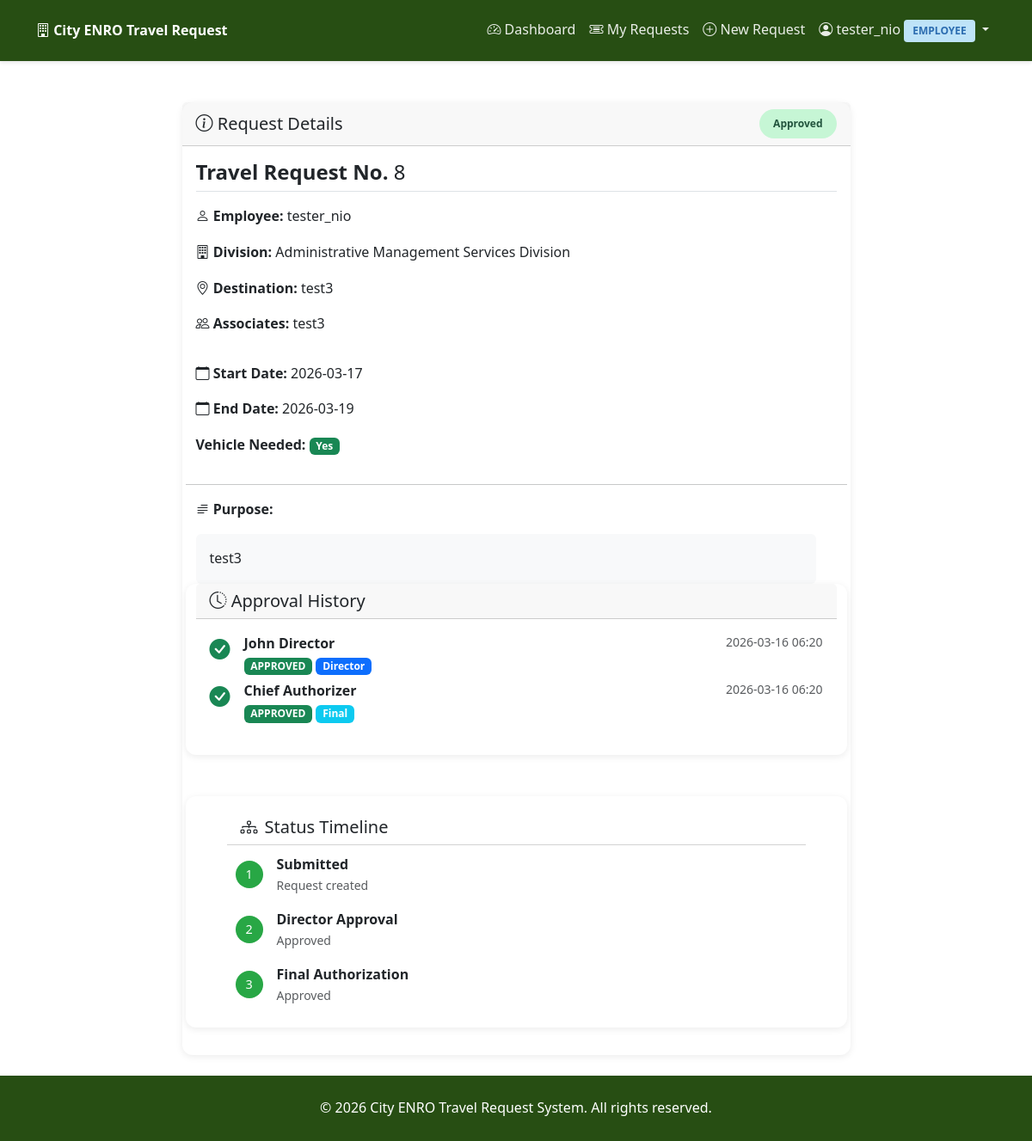
/tickets/8 (signed in), run on the app's committed database.
### tables this page shows
CREATE TABLE users (
            id INTEGER PRIMARY KEY AUTOINCREMENT,
            username VARCHAR(50) UNIQUE NOT NULL,
            password VARCHAR(255) NOT NULL,
            role VARCHAR(50) NOT NULL,
            division_id INTEGER,
            full_name VARCHAR(100) NOT NULL,
            created_at TIMESTAMP DEFAULT CURRENT_TIMESTAMP,
            FOREIGN KEY (division_id) REFERENCES divisions(id)
        );

CREATE TABLE tickets (
            id INTEGER PRIMARY KEY AUTOINCREMENT,
            user_id INTEGER NOT NULL,
            division_id INTEGER NOT NULL,
            destination VARCHAR(200) NOT NULL,
            purpose TEXT NOT NULL,
            associates TEXT,
            start_date DATE NOT NULL,
            end_date DATE NOT NULL,
            vehicle_needed VARCHAR(10) DEFAULT 'no',
            vehicle_assigned VARCHAR(100),
            status VARCHAR(50) DEFAULT 'pending',
            created_at TIMESTAMP DEFAULT CURRENT_TIMESTAMP,
            updated_at TIMESTAMP DEFAULT CURRENT_TIMESTAMP,
            FOREIGN KEY (user_id) REFERENCES users(id),
            FOREIGN KEY (division_id) REFERENCES divisions(id)
        );

CREATE TABLE divisions (
            id INTEGER PRIMARY KEY AUTOINCREMENT,
            name VARCHAR(100) NOT NULL
        );

CREATE TABLE approvals (
            id INTEGER PRIMARY KEY AUTOINCREMENT,
            ticket_id INTEGER NOT NULL,
            approver_id INTEGER NOT NULL,
            level VARCHAR(50) NOT NULL,
            action VARCHAR(50) NOT NULL,
            comments TEXT,
            created_at TIMESTAMP DEFAULT CURRENT_TIMESTAMP,
            FOREIGN KEY (ticket_id) REFERENCES tickets(id),
            FOREIGN KEY (approver_id) REFERENCES users(id)
        );

### routes/tickets.py (the view, shortened to what this page needs)
@tickets_bp.route('/<int:ticket_id>')
def view(ticket_id):
    if not require_login():
        return redirect(url_for('auth.login'))
    db_type = get_db_type()
    try:
        conn = get_db_connection()
        cursor = conn.cursor()
        if db_type == 'sqlite':
            cursor.execute("""
                SELECT t.*, u.full_name as user_name, d.name as division_name,
                       v.name as vehicle_name, v.status as vehicle_status
                FROM tickets t
                JOIN users u ON t.user_id = u.id
                JOIN divisions d ON t.division_id = d.id
                LEFT JOIN vehicles v ON t.vehicle_assigned = v.name
                WHERE t.id = ?
            """, (ticket_id,))
        ticket = dict_from_row(cursor.fetchone()) if db_type == 'sqlite' else cursor.fetchone()
        if not ticket:
            flash('Ticket not found', 'danger')
            return redirect(url_for('main.dashboard'))
        if session.get('role') == 'employee' and ticket['user_id'] != session['user_id']:
            flash('Access denied', 'danger')
            return redirect(url_for('main.dashboard'))
        available_vehicles = get_available_vehicles() if session.get('role') == 'admin' else []
        if db_type == 'sqlite':
            cursor.execute("""
                SELECT a.*, u.full_name as approver_name
                FROM approvals a
                JOIN users u ON a.approver_id = u.id
                WHERE a.ticket_id = ?
                ORDER BY a.created_at ASC
            """, (ticket_id,))
        if db_type == 'sqlite':
            rows = cursor.fetchall()
            approvals = [dict_from_row(row) for row in rows]
        else:
            approvals = cursor.fetchall()
        conn.close()
        if ticket.get('start_date') and isinstance(ticket.get('start_date'), str):
            ticket['start_date'] = datetime.strptime(ticket['start_date'], '%Y-%m-%d').date()
        if ticket.get('end_date') and isinstance(ticket.get('end_date'), str):
            ticket['end_date'] = datetime.strptime(ticket['end_date'], '%Y-%m-%d').date()
        for approval in approvals:
            if approval.get('created_at') and isinstance(approval.get('created_at'), str):
                approval['created_at'] = datetime.strptime(approval['created_at'], '%Y-%m-%d %H:%M:%S')
    except Exception as e:
        flash(f'Error loading ticket: {str(e)}', 'danger')
        return redirect(url_for('main.dashboard'))
    return render_template('tickets/view.html', ticket=ticket, approvals=approvals, available_vehicles=available_vehicles)

### db.py (called while the page is built)
def get_db_type():
    try:
        from flask import has_request_context, request
        if has_request_context() and hasattr(current_app, 'config'):
            return current_app.config.get('DATABASE_TYPE', 'sqlite')
    except:
        pass
    return 'sqlite'

def get_db_connection():
    db_type = get_db_type()
    if db_type == 'sqlite':
        return get_sqlite_connection()
    else:
        return get_mysql_connection()

def get_sqlite_connection():
    import os
    from config import Config
    db_path = getattr(Config, 'SQLITE_DATABASE', 'cityhall.db')
    try:
        if hasattr(current_app, 'config'):
            db_path = current_app.config.get('SQLITE_DATABASE', db_path)
    except:
        pass
    conn = sqlite3.connect(db_path)
    conn.row_factory = sqlite3.Row
    return conn

def dict_from_row(row):
    if row is None:
        return None
    if hasattr(row, 'keys'):
        return dict(zip(row.keys(), row))
    return row

### routes/tickets.py (called while the page is built)
def require_login():
    return 'user_id' in session

### templates/tickets/view.html (shortened to what this page needs)
{% extends "base.html" %}
{% block content %}
<div class="container mx-auto px-4 px-lg-5">
<div class="row justify-content-center">
  <div class="col-lg-9 mx-auto">
        <div class="col-12">
        <div id="main-card" class="card mb-4">
<div class="card-header d-flex justify-content-between align-items-center">
                <h5 class="mb-0"><i class="bi bi-info-circle"></i> Request Details</h5>
                <span class="status-badge status-{{ ticket.status }}">
                    {{ ticket.status|replace('_', ' ')|title }}
                </span>
            </div>
            <div class="card-body">
<p class="h4 mb-3 border-bottom pb-2"><strong>Travel Request No.</strong> {{ ticket.id }}</p>
                <div class="row">
                    <div class="row mb-3">
                        <p><strong><i class="bi bi-person"></i> Employee:</strong> {{ ticket.user_name }}</p>
                        <p><strong><i class="bi bi-building"></i> Division:</strong> {{ ticket.division_name }}</p>
                        <p><strong><i class="bi bi-geo-alt"></i> Destination:</strong> {{ ticket.destination }}</p>
                        {% if ticket.associates %}
                        <p><strong><i class="bi bi-people"></i> Associates:</strong> {{ ticket.associates }}</p>
                        {% endif %}
                    </div>
                    <div class="row mb-3">
                        <p><strong><i class="bi bi-calendar"></i> Start Date:</strong> {{ ticket.start_date.strftime('%Y-%m-%d') if ticket.start_date else '-' }}</p>
                        <p><strong><i class="bi bi-calendar"></i> End Date:</strong> {{ ticket.end_date.strftime('%Y-%m-%d') if ticket.end_date else '-' }}</p>
                        <p><strong> Vehicle Needed:</strong>
                        {% if ticket.vehicle_needed == 'yes' %}
                        <span class="badge bg-success">Yes</span>
                        {% else %}
                        <span class="badge bg-secondary">No</span>
                        {% endif %}
                        </p>
                    </div>
                <hr>
                <div class="row">
                    <div class="col-12">
                        <p><strong><i class="bi bi-text-paragraph"></i> Purpose:</strong></p>
                        <div class="bg-light p-3 rounded">
                            {{ ticket.purpose }}
                        </div>
                </div>
        </div>
        <div class="card mb-4">
            <div class="card-header">
                <h5 class="mb-0"><i class="bi bi-clock-history"></i> Approval History</h5>
            </div>
            <div class="card-body">
                {% if approvals %}
                <div class="timeline">
                    {% for approval in approvals %}
                    <div class="timeline-item mb-3">
                        <div class="d-flex">
                            <div class="me-3">
                                {% if approval.action == 'approved' %}
                                <i class="bi bi-check-circle-fill text-success" style="font-size: 1.5rem;"></i>
                                {% else %}
                                <i class="bi bi-x-circle-fill text-danger" style="font-size: 1.5rem;"></i>
                                {% endif %}
                            </div>
                            <div class="flex-grow-1">
                                <div class="d-flex justify-content-between">
                                    <strong>{{ approval.approver_name }}</strong>
                                    <small class="text-muted">{{ approval.created_at.strftime('%Y-%m-%d %H:%M') if approval.created_at else '' }}</small>
                                </div>
                                <p class="mb-1">
                                    <span class="badge bg-{{ 'success' if approval.action == 'approved' else 'danger' }}">
                                        {{ approval.action|upper }}
                                    </span>
                                    <span class="badge bg-{{ 'primary' if approval.level == 'director' else 'info' }}">
                                        {{ approval.level|replace('_', ' ')|title }}
                                    </span>
                                </p>
                            </div>
                    </div>
                    {% endfor %}
                </div>
                {% else %}
                <p class="text-muted text-center">No approval actions yet.</p>
                {% endif %}
            </div>
    </div>
  </div>
</div>
<div class="card status-timeline mt-4">
  <div class="card-header bg-transparent">
    <h5 class="mb-0 d-flex align-items-center gap-2"> <i class="bi bi-diagram-3"></i> Status Timeline </h5>
  </div>
            <div class="card-body">
        <div class="d-inline-block text-start">
            <div class="d-flex align-items-center mb-3">
                <div class="bg-{{ 'success' if ticket.status in ['pending', 'director_approved', 'approved'] else 'secondary' }} text-white rounded-circle d-flex align-items-center justify-content-center me-3" style="width: 32px; height: 32px; flex-shrink: 0;">
                1
                </div>
            <div class="text-nowrap">
                <div class="fw-bold">Submitted</div>
                <small class="text-muted d-block">Request created</small>
            </div>
        </div>
            <div class="d-flex align-items-center mb-3">
                <div class="bg-{{ 'success' if ticket.status in ['director_approved', 'approved'] else 'secondary' }} text-white rounded-circle d-flex align-items-center justify-content-center me-3" style="width: 32px; height: 32px; flex-shrink: 0;">
                2
                </div>
            <div class="text-nowrap">
                <div class="fw-bold">Director Approval</div>
                <small class="text-muted d-block">{{ 'Approved' if ticket.status in ['director_approved', 'approved'] else 'Pending' }}</small>
                </div>
            </div>
            <div class="d-flex align-items-center">
                <div class="bg-{{ 'success' if ticket.status == 'approved' else 'secondary' }} text-white rounded-circle d-flex align-items-center justify-content-center me-3" style="width: 32px; height: 32px; flex-shrink: 0;">
                3
                </div>
                <div class="text-nowrap">
                <div class="fw-bold">Final Authorization</div>
                <small class="text-muted d-block">{{ 'Approved' if ticket.status == 'approved' else 'Pending' }}</small>
            </div>
        </div> </div>
</div>
  </div>
</div>
</div>
{% endblock %}

### templates/_navbar.html (shortened to what this page needs)
<nav class="navbar navbar-expand-lg navbar-dark mb-4">
    <div class="container">
        <a class="navbar-brand" href="{{ url_for('main.dashboard') }}">
            <i class="bi bi-building"></i> City ENRO Travel Request
        </a>
        <div class="collapse navbar-collapse" id="navbarNav">
            <ul class="navbar-nav ms-auto">
                {% if session.get('user_id') %}
                {% if session.get('role') == 'employee' %}
                <li class="nav-item">
                    <a class="nav-link" href="{{ url_for('main.dashboard') }}">
                        <i class="bi bi-speedometer2"></i> Dashboard
                    </a>
                </li>
                <li class="nav-item">
                    <a class="nav-link" href="{{ url_for('tickets.my_tickets') }}">
                        <i class="bi bi-ticket-detailed"></i> My Requests
                    </a>
                </li>
                <li class="nav-item">
                    <a class="nav-link" href="{{ url_for('tickets.create') }}">
                        <i class="bi bi-plus-circle"></i> New Request
                    </a>
                </li>
                {% endif %}
                {% endif %}
                {% if session.get('user_id') %}
                <li class="nav-item dropdown">
                    <a class="nav-link dropdown-toggle" href="#" role="button" data-bs-toggle="dropdown">
                        <i class="bi bi-person-circle"></i> {{ session.full_name or session.username or 'User' }}
                        <span class="role-badge role-{{ session.role }}">{{ session.role }}</span>
                    </a>
                </li>
                {% endif %}
            </ul>
        </div>
    </div>
</nav>

### templates/base.html (style rules this page uses)
:root { --primary-color: #274e13; --accent-color: #216440; --success-color: #38a169; --warning-color: #d69e2e; --danger-color: #e53e3e; --light-bg: #3f6342; }
body { background-image: url('/static/img/nd%20CREDIT%20John%20Christian%20Yayen_CNCH%20%2B%20Honday%20Bay-blue%20filter.jpg'); background-size: cover; background-position: center; background-repeat: no-repeat; background-attachment: fixed; min-height: 100vh; display: flex; flex-direction: column; font-size: clamp(0.875rem, 1rem, 1.125rem); line-height: 1.6; }
.navbar { background-color: var(--primary-color) !important; box-shadow: 0 2px 4px rgba(0,0,0,0.1); padding: 0.9rem 0.9rem; }
.navbar-brand { font-weight: 600; color: #fff !important; }
.nav-link { color: rgba(255,255,255,0.9) !important; }
.card { border: none; border-radius: 10px; box-shadow: 0 2px 8px rgba(0,0,0,0.08); transition: transform 0.2s, box-shadow 0.2s; }
.status-badge { padding: 5px 12px; border-radius: 20px; font-size: 0.85rem; font-weight: 500; }
.status-approved { background-color: #c6f6d5; color: #22543d; }
.status-timeline { --timeline-dot-size: clamp(24px, 6vw, 36px); --timeline-line-height: clamp(20px, 5vw, 32px); }
.status-timeline .rounded-circle { width: var(--timeline-dot-size); height: var(--timeline-dot-size); padding: calc(var(--timeline-dot-size) * 0.25); font-size: calc(var(--timeline-dot-size) * 0.4); line-height: 1; }
.status-timeline .me-3 { margin-right: clamp(0.75rem, 4vw, 1.25rem); }
.role-badge { display: inline-block; padding: 3px 10px; border-radius: 4px; font-size: 0.75rem; text-transform: uppercase; font-weight: 600; }
.role-employee { background-color: #bee3f8; color: #2b6cb0; }
h4, h5, h6 { font-size: clamp(1rem, 2.5vw, 1.25rem); }
.status-badge { font-size: clamp(0.75rem, 2.5vw, 0.875rem); padding: clamp(0.4rem, 2vw, 0.6rem) clamp(0.75rem, 4vw, 1rem) !important; font-weight: 600 !important; min-height: 1.5em; display: inline-flex; align-items: center; line-height: 1.2; white-space: nowrap; }
.card { margin-bottom: 1rem; border-radius: 0.75rem; }
.status-badge { font-size: 0.75rem; padding: 0.375rem 0.75rem; }
.navbar-brand { font-size: 1rem; }
html { overflow-y: scroll !important; }

### templates/tickets/view.html (style rules this page uses)
.status-timeline { padding: 1rem 3rem; }
.status-timeline .bg-success { background-color: #28a745 !important; }
.status-timeline .text-white { color: #fff !important; }
.status-timeline .card-body { padding: 10px !important; }

### data on the page
users: full_name "tester_nio", role "EMPLOYEE", user_name "tester_nio"
tickets: status "Approved", id "8", destination "test3", associates "test3", purpose "test3"
divisions: division_name "Administrative Management Services Division"
approvals: approver_name "John Director", created_at "2026-03-16 06:20", action "APPROVED", level "Director"
approvals: approver_name "Chief Authorizer", created_at "2026-03-16 06:20", action "APPROVED", level "Final"

### other printed values
{{ ticket.start_date.strftime('%Y-%m-%d') if ticket.start_date else '-' }} "2026-03-17"
{{ ticket.end_date.strftime('%Y-%m-%d') if ticket.end_date else '-' }} "2026-03-19"
